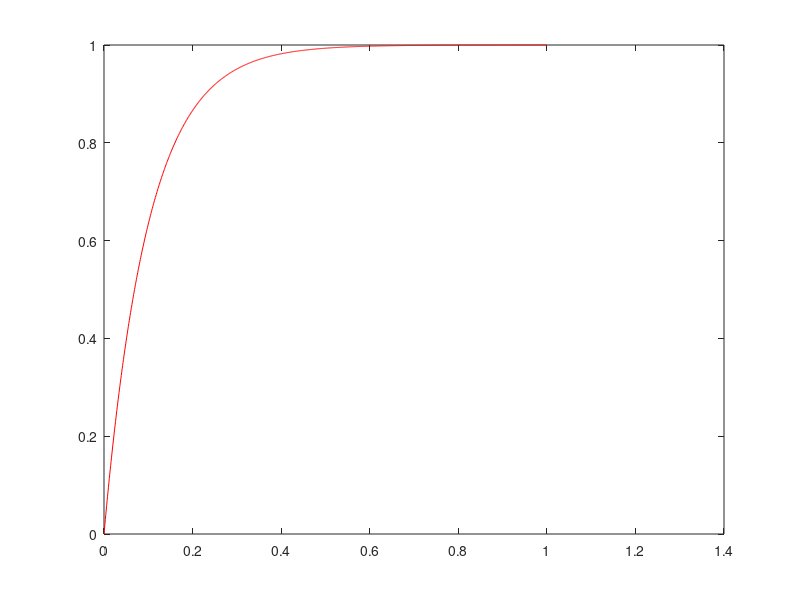

MATLAB code for this plot:
clear all
clc
dt=0.001;
tf=1;
t=0:dt:tf;

E=10;
R=1;
C=0.1;
q0=0;
q(1)=q0;
for  i=1:length(t)-1
    t(i+1)=t(i)+dt;
    vq=(E/R)-q(i)/(R*C);
    q(i+1)=q(i)+vq*dt;
end
plot(t,q,'r')
